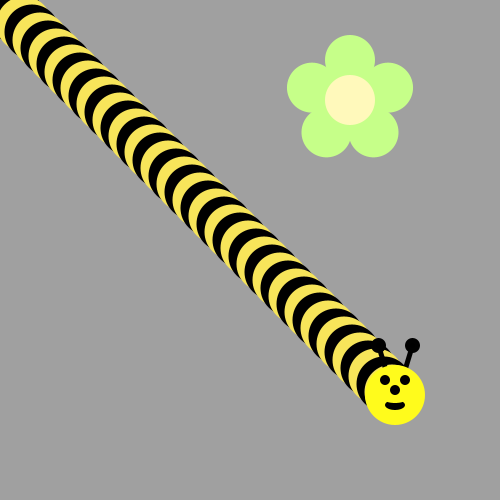
Frame 1 (no input)
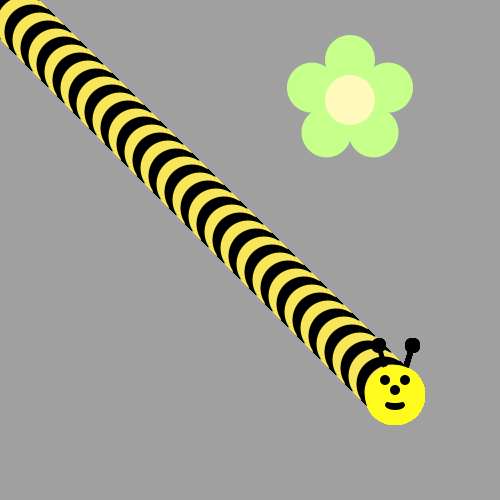
Frame 60 (the mouse pressed at the canvas centre just before this capture)
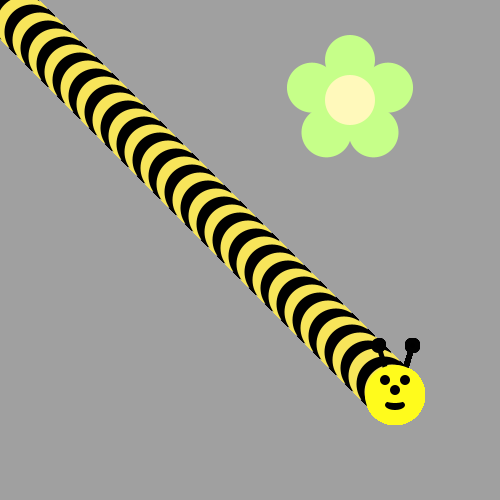
Frame 120 (the mouse held since frame 60 and released just before this capture)

The Processing sketch that drew these frames (run headless with seeded random() and noise(); from frame 60 on, the mouse is pressed at the canvas centre):

// Processing sketch: bumble_bee
// ── bumble_bee.pde

void setup() {
     ellipseMode(CENTER);
     size(500, 500);
     background(160, 160, 160);
     drawFlower(350, 100);
}

void draw() {
  
// First run the program and you should see a flower.  
  for(int i = 0; i<400; i+= 8){
     if(i % 16 == 0){
     fill(0,0,0);
     }
    else{
    fill(#F7E55A);
    }
    ellipse(i,i,55,55);
  }
  drawBeeFace(395,395);
/* Then, use a loop to make a body for the Bee! 
(see the image on the recipe, it's a diagonal line of circles)
Use modulo to make the colors alternate between yellow and black
*/



/*
Now put his head on using drawBeeFace(x,y)
*/

}

/**************   Use these methods but  DON'T CHANGE THE CODE BELOW  **************/

void drawFlower(int x, int y) {
     noStroke();
     translate(x, y);
     // draw 5 petals, rotating after each one
     fill(#c6ff89);      // green
      for (int i = 0; i < 5; i++) {
           ellipse(0, -40, 50, 50);
          rotate(radians(72));
     }
     fill(#fff9bb); // light yellow
     ellipse(0, 0, 50, 50);
} 
void drawBeeFace(int BeeFaceX, int BeeFaceY) {
     noStroke();
     fill(0, 0, 0);
     stroke(1);
     strokeWeight(5);
     line(BeeFaceX-10, BeeFaceY-27, BeeFaceX-17, BeeFaceY-50);
     line(BeeFaceX+10, BeeFaceY-27, BeeFaceX+17, BeeFaceY-50);
     ellipse(BeeFaceX-17, BeeFaceY-50, 10, 10);
     ellipse(BeeFaceX+17, BeeFaceY-50, 10, 10);
     noStroke();
     fill(255, 251, 28);
     ellipse(BeeFaceX, BeeFaceY, 60, 60); // face
     fill(255, 237, 209);
     fill(0,0,0);
      ellipse(BeeFaceX-10, BeeFaceY-15, 10, 10); // eyes
     ellipse(BeeFaceX+10, BeeFaceY-15, 10, 10);
      ellipse(BeeFaceX, BeeFaceY-5, 10, 10); // nose
      ellipse(BeeFaceX, BeeFaceY+10, 20, 10);// mouth
     fill(255, 251, 28);
     ellipse(BeeFaceX, BeeFaceY+5, 20, 6);
}
